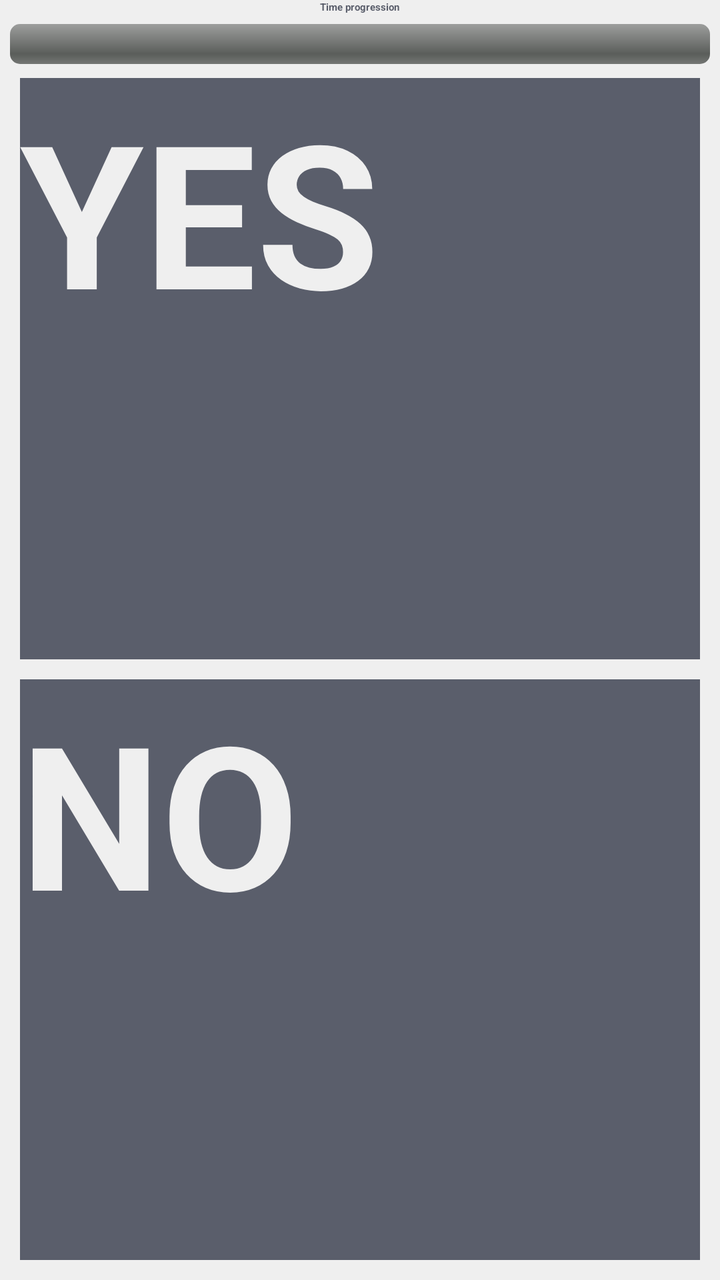
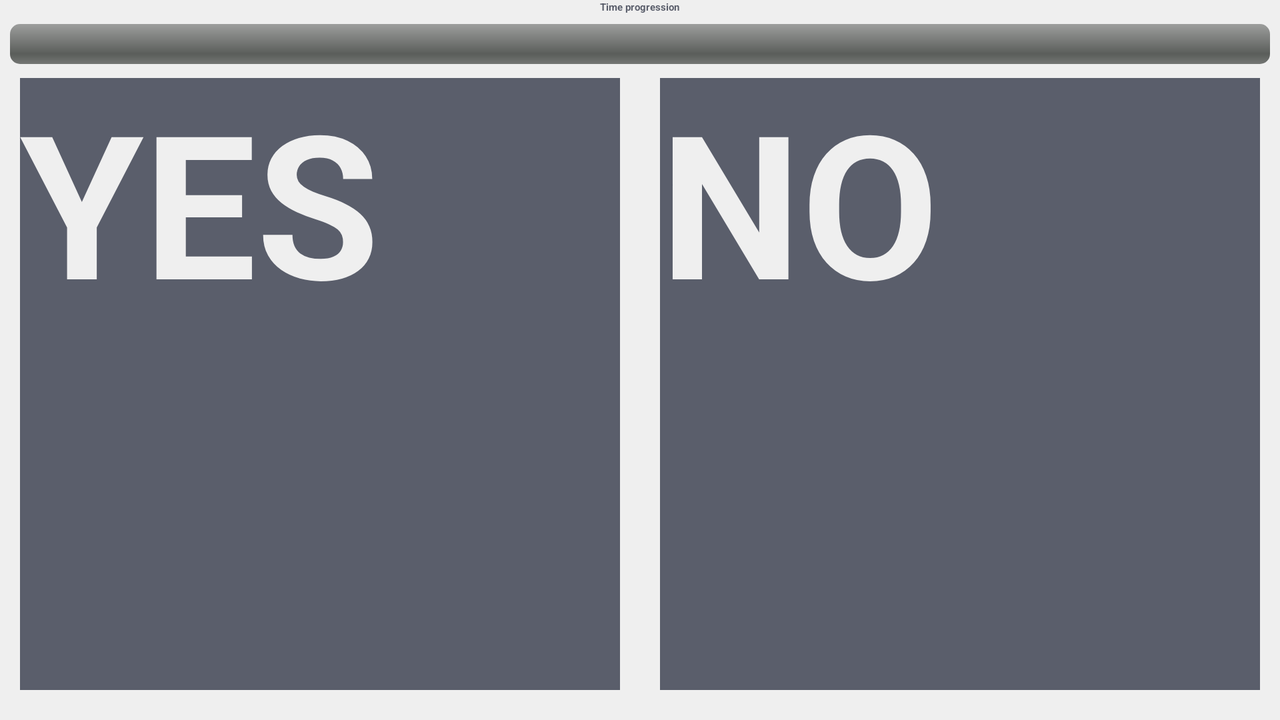

Compare how this app lays out the same screen by default and in its alternative resource folder. The renders come first, then the two layout files and the values they reference.
<!-- AndroidManifest.xml: application theme MyTheme -->
<!-- res/layout/yesorno_choice.xml -->
<?xml version="1.0" encoding="utf-8"?>
<LinearLayout
  xmlns:android="http://schemas.android.com/apk/res/android"
  android:orientation="vertical"
  android:layout_width="fill_parent"
  android:layout_height="fill_parent"
  style="@style/backgroundColor">
  
  <LinearLayout
  		android:orientation="vertical"
  		android:layout_width="fill_parent"
  		android:layout_height="wrap_content"
  		android:gravity="center"
  		android:layout_marginBottom="2dip">
  	<TextView
  		android:layout_width="wrap_content"
  		android:layout_height="wrap_content"
  		android:paddingBottom="5dip"
  		android:textStyle="bold"
  		android:text="Time progression"
  		style="@style/textColor"/>
  	<ProgressBar
  		android:id="@+id/timeBar"
  		android:layout_width="fill_parent"
  		android:layout_height="wrap_content"
  		android:paddingBottom="5dip"
  		android:paddingLeft="5dip"
  		android:paddingRight="5dip"
  		style="@android:style/Widget.ProgressBar.Horizontal" />
  </LinearLayout>
  <LinearLayout
  		android:orientation="vertical"
  		android:layout_width="fill_parent"
  		android:layout_height="fill_parent"
  		android:gravity="center">
  		<Button
  			android:id="@+id/button_yes" 
  			style="@style/buttonStyle2" 
  			android:text="YES"
  			android:textSize="100dip"
  			android:textStyle="bold"/>
  		<Button
  			android:id="@+id/button_no" 
  			style="@style/buttonStyle2" 
  			android:text="NO"
  			android:textSize="100dip"
  			android:textStyle="bold"/>
  </LinearLayout>
</LinearLayout>
<!-- resources referenced by this layout -->
<resources>
  <style name="backgroundColor">
  		<item name="android:background">#EFEFEF</item>
  	</style>
  <style name="buttonStyle2">
  		<item name="android:background">#5A5E6B</item>
  		<item name="android:textColor">#EFEFEF</item>
  		<item name="android:textStyle">bold</item>
  		<item name="android:layout_width">fill_parent</item>
  		<item name="android:layout_height">fill_parent</item>
  		<item name="android:layout_weight">1</item>
  		<item name="android:layout_marginLeft">10dp</item>
  		<item name="android:layout_marginRight">10dp</item>
  		<item name="android:layout_marginBottom">10dp</item> 
  		<item name="android:state_focused">true</item> 
    	</style>
  <style name="textColor">
  		<item name="android:textColor">#5A5E6B</item>
  	</style>
</resources>
<!-- res/layout-land/yesorno_choice.xml (the repository's variant of the layout above) -->
<!-- drawn on the phone turned sideways -->
<?xml version="1.0" encoding="utf-8"?>
<LinearLayout
  xmlns:android="http://schemas.android.com/apk/res/android"
  android:orientation="vertical"
  android:layout_width="fill_parent"
  android:layout_height="fill_parent"
  style="@style/backgroundColor">
  
  <LinearLayout
  		android:orientation="vertical"
  		android:layout_width="fill_parent"
  		android:layout_height="wrap_content"
  		android:gravity="center"
  		android:layout_marginBottom="2dip">
  	<TextView
  		android:layout_width="wrap_content"
  		android:layout_height="wrap_content"
  		android:paddingBottom="5dip"
  		android:textStyle="bold"
  		android:text="Time progression"
  		style="@style/textColor"/>
  	<ProgressBar
  		android:id="@+id/timeBar"
  		android:layout_width="fill_parent"
  		android:layout_height="wrap_content"
  		android:paddingBottom="5dip"
  		android:paddingLeft="5dip"
  		android:paddingRight="5dip"
  		style="@android:style/Widget.ProgressBar.Horizontal" />
  </LinearLayout>
  <LinearLayout
  		android:orientation="horizontal"
  		android:layout_width="fill_parent"
  		android:layout_height="fill_parent"
  		android:gravity="center">
  		<Button
  			android:id="@+id/button_yes" 
  			style="@style/buttonStyle2" 
  			android:text="YES"
  			android:textSize="100dip"
  			android:textStyle="bold"/>
  		<Button
  			android:id="@+id/button_no" 
  			style="@style/buttonStyle2" 
  			android:text="NO"
  			android:textSize="100dip"
  			android:textStyle="bold"/>
  </LinearLayout>
</LinearLayout>
